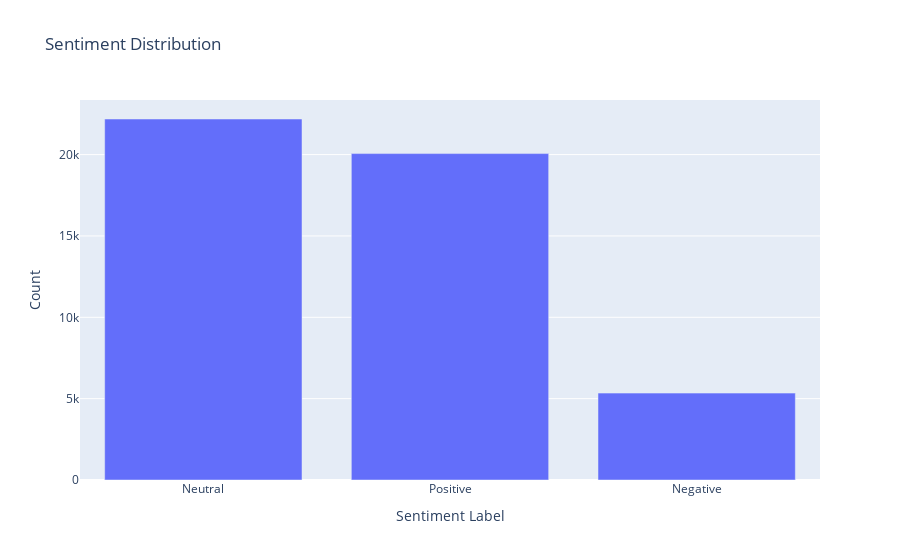
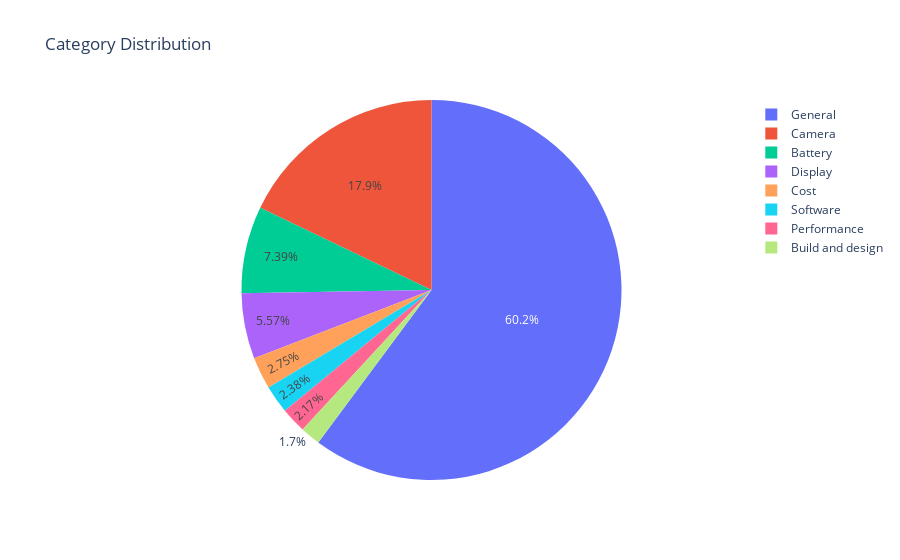

Notebook cell for these charts, in order:
### Code cell
# Plot 1: Bar chart for Sentiment distribution
sentiment_counts = year_2022_df['Sentiment Label'].value_counts().reset_index()
sentiment_counts.columns = ['Sentiment Label', 'Count']

fig1 = px.bar(sentiment_counts, x='Sentiment Label', y='Count', title='Sentiment Distribution')
fig1.update_xaxes(title_text='Sentiment Label')
fig1.update_yaxes(title_text='Count')

# Plot 2: Pie chart for Category distribution
category_counts = year_2022_df['Category'].value_counts().reset_index()
category_counts.columns = ['Category', 'Count']

fig2 = px.pie(category_counts, names='Category', values='Count', title='Category Distribution')


# Display plots
fig1.show()
fig2.show()

### Figure 1 — Plotly figure (JSON) as saved in the notebook; plotly's stock layout.template omitted (floating-point values rounded to 4 significant figures)
{"data": [{"alignmentgroup": "True", "hovertemplate": "Sentiment Label=%{x}<br>Count=%{y}<extra></extra>", "legendgroup": "", "marker": {"color": "#636efa", "pattern": {"shape": ""}}, "name": "", "offsetgroup": "", "orientation": "v", "showlegend": false, "textposition": "auto", "type": "bar", "x": ["Neutral", "Positive", "Negative"], "xaxis": "x", "y": [22189, 20063, 5340], "yaxis": "y"}], "layout": {"barmode": "relative", "legend": {"tracegroupgap": 0}, "title": {"text": "Sentiment Distribution"}, "xaxis": {"anchor": "y", "domain": [0, 1], "title": {"text": "Sentiment Label"}}, "yaxis": {"anchor": "x", "domain": [0, 1], "title": {"text": "Count"}}}}

### Figure 2 — Plotly figure (JSON) as saved in the notebook; plotly's stock layout.template omitted (floating-point values rounded to 4 significant figures)
{"data": [{"domain": {"x": [0, 1], "y": [0, 1]}, "hovertemplate": "Category=%{label}<br>Count=%{value}<extra></extra>", "labels": ["General", "Camera", "Battery", "Display", "Cost", "Software", "Performance", "Build and design"], "legendgroup": "", "name": "", "showlegend": true, "type": "pie", "values": [28632, 8507, 3517, 2652, 1307, 1132, 1034, 811]}], "layout": {"legend": {"tracegroupgap": 0}, "title": {"text": "Category Distribution"}}}
